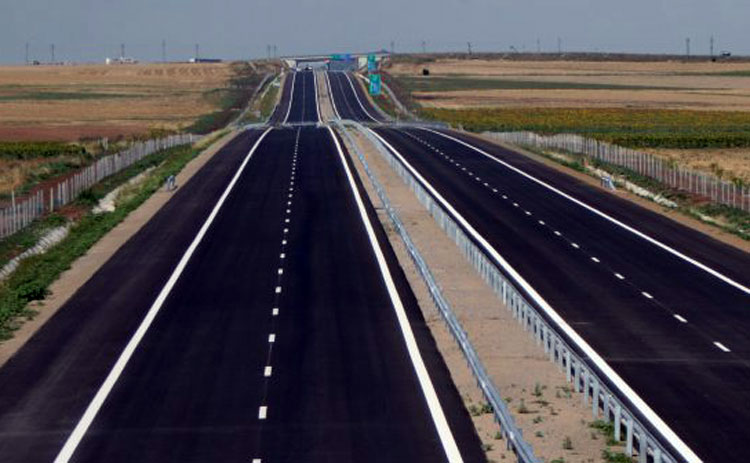
#> input picture ImageProcessingScripts/Image Lane Detector/image/road.jpg, 750 x 463 px
$ python lane_detector.py
#> lines starting #> are read from the running program, lines starting #| are printed output that depends on the picture; after the words box and inside, x2 and y2 are one past the last pixel; in counts of white or black regions, pixels touching at a corner belong together
#Importing the library
import matplotlib.pylab as plt
import cv2
import numpy as np

#Function to find region of interest
def region_of_interest(img, vertices):
    mask = np.zeros_like(img)
    match_mask_color = 255
    cv2.fillPoly(mask, vertices, match_mask_color)
    masked_image = cv2.bitwise_and(img, mask)
    return masked_image

#Function to draw the line on output image
def draw_the_lines(img, lines):
    img_copy = np.copy(img)
    blank_image = np.zeros((img_copy.shape[0], img_copy.shape[1], 3), np.uint8)

    for line in lines:
        for x1, y1, x2, y2 in line:
            cv2.line(blank_image, (x1,y1), (x2,y2), (0, 255, 0), thickness=10)

    img = cv2.addWeighted(img, 0.8, blank_image, 1, 0.0)
    return img

#Fetching the image and printing the shape
image = cv2.imread('image/road.jpg')
#> image is the input picture: shape (463, 750, 3); mean B, G, R 78.2, 72.6, 77.4
image = cv2.cvtColor(image, cv2.COLOR_BGR2RGB)

print(image.shape)
#| (463, 750, 3)
height = image.shape[0]
#> height = 463
width = image.shape[1]
#> width = 750

#setting the region of interest
region_of_interest_vertices = [
    (50, height),
    (width/2.2, height/3),
    (width-240, height)
]
#> region_of_interest_vertices = [(50, 463), (340.9, 154.3), (510, 463)]

gray_image = cv2.cvtColor(image, cv2.COLOR_RGB2GRAY)
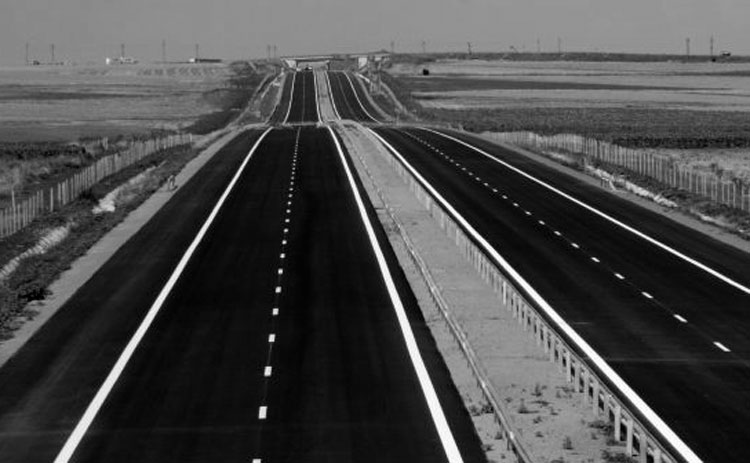
#> gray_image: shape (463, 750); min 0, max 255, mean 74.7

#adjusting the threshold value
canny_image = cv2.Canny(gray_image, 20, 100)
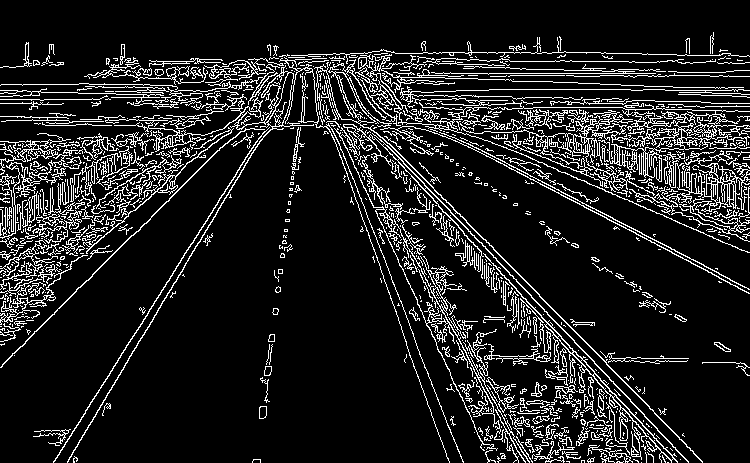
#> canny_image: shape (463, 750); 12.7% white in thin lines or dots
cropped_image = region_of_interest(canny_image,
                np.array([region_of_interest_vertices], np.int32),)
#> in region_of_interest, `cv2.fillPoly(mask, vertices, match_mask_color)`:
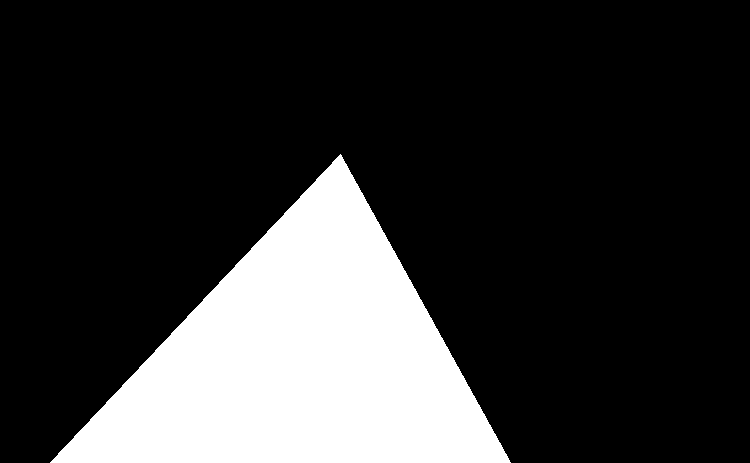
#> mask: shape (463, 750); 20.6% white; 1 white region, box (x1, y1, x2, y2) and area: (50, 154, 511, 463) 71379
#> in region_of_interest, `masked_image = cv2.bitwise_and(img, mask)`:
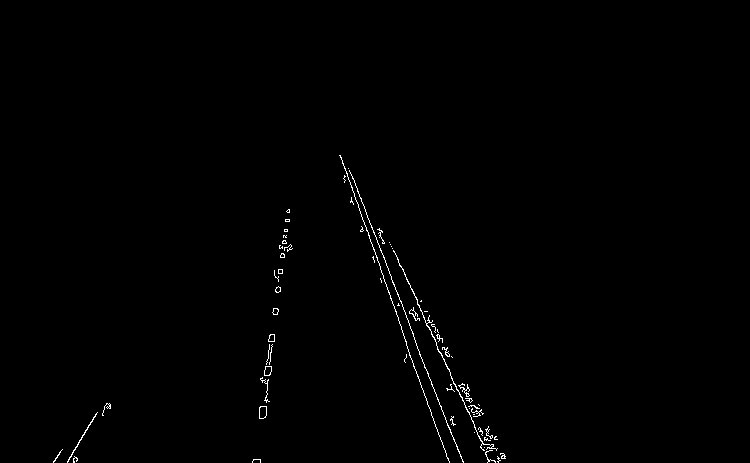
#> masked_image: shape (463, 750); 0.56% white in thin lines or dots, all inside (x1, y1, x2, y2) = (53, 155, 506, 463)

lines = cv2.HoughLinesP(cropped_image,
                        rho=2,
                        theta=np.pi/260,
                        threshold=100,
                        lines=np.array([]),
                        minLineLength=100,
                        maxLineGap=50)
#> lines = [[391, 279, 463, 462], [341, 157, 449, 462], [389, 242, 453, 383], [339, 155, 503, 458], [424, 318, 492, 460], [348, 168, 388, 268], [254, 459, 287, 210], [258, 459, 288, 209], [340, 155, 502, 455]]
image_with_lines = draw_the_lines(image, lines)
#> the loop in draw_the_lines, `for line in lines:` made 9 passes
#> after the loop in draw_the_lines, `for line in lines:`:
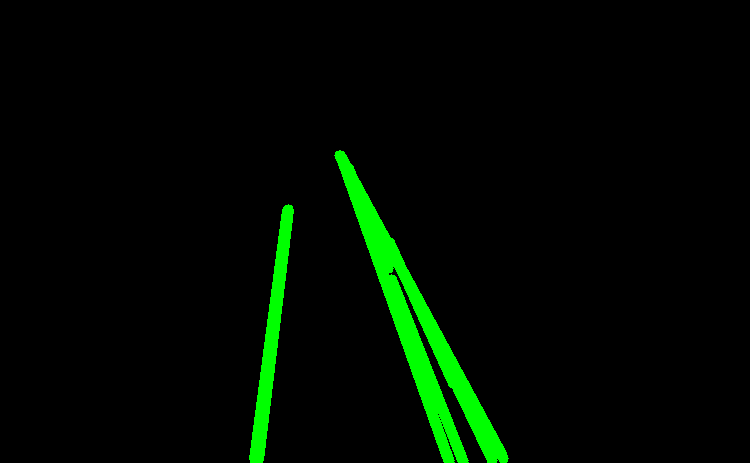
#> blank_image: shape (463, 750, 3); mean of channels 0, 1, 2 0, 10.3, 0; drawn as B, G, R
#> in draw_the_lines, `img = cv2.addWeighted(img, 0.8, blank_image, 1, 0.0)`:
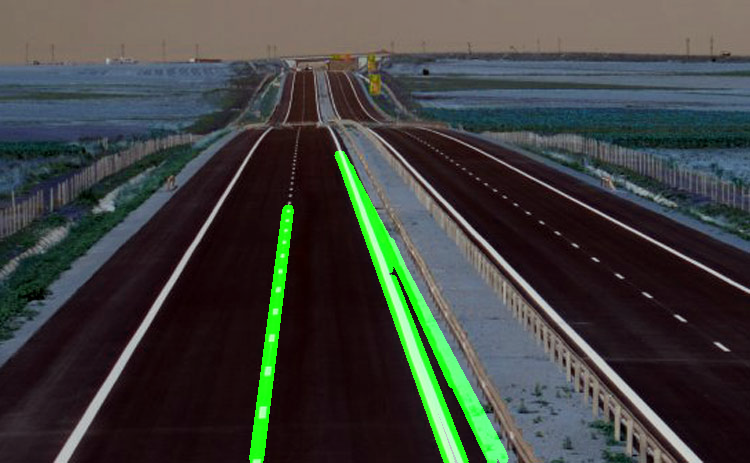
#> img: shape (463, 750, 3); mean of channels 0, 1, 2 62, 65.4, 62.5; drawn as B, G, R

plt.imshow(image_with_lines)
plt.show()

cv2.imwrite("Detected_Lane.jpg",image_with_lines)
cv2.waitKey(0)
cv2.destroyAllWindows()
